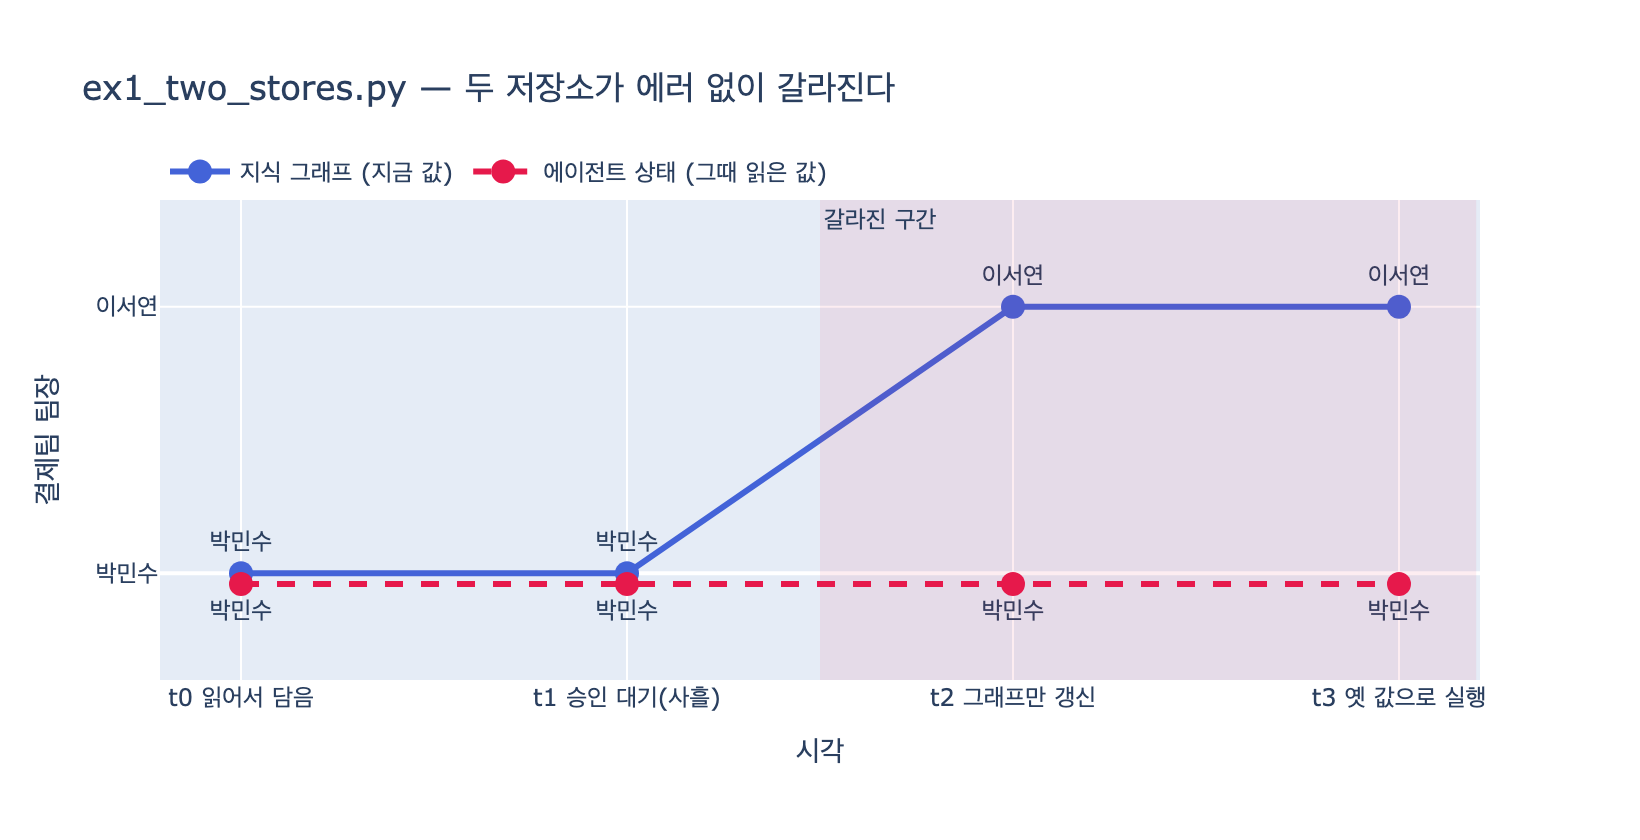

The Python source for this figure:
# %% [markdown]
# # `ex1_two_stores.py`의 사고 — t0 → t1 → t2 → t3
#
# 29장 29.1절 「따로 두면 갈라진다」.
# 같은 사실(결제팀 팀장)이 **지식 그래프**와 **에이전트 상태** 두 곳에 있고,
# 한쪽만 바뀌면서 에러 없이 갈라지는 과정을 단계별로 재현한다.
#
# | 시각 | 사건 | 그래프 | 상태 |
# |---|---|---|---|
# | $t_0$ | 팀장을 읽어 상태에 담음 | 박민수 | 박민수 |
# | $t_1$ | 사흘간 승인 대기 | 박민수 | 박민수 |
# | $t_2$ | 지식 그래프만 갱신 | **이서연** | 박민수 |
# | $t_3$ | 재개, 옛 값으로 실행 | 이서연 | **박민수** ← 사고 |

# %%
# 필요 패키지: kuzu, plotly, kaleido
import shutil
import tempfile

import kuzu


def _show(fig):
    try:
        from IPython import get_ipython
        if get_ipython() is not None:  # VSCode 셀/Jupyter에서만 렌더링
            fig.show()
    except ImportError:
        pass


# %% [markdown]
# ## 등장인물 둘: 지식 그래프와 에이전트 상태
#
# - `AgentState`: 실행이 들고 다니는 스냅숏(19장). 「그때 읽은 값」을 보존하는 게 본분.
# - Kùzu 그래프: 「지금 값」을 반영하는 게 본분.

# %%
class AgentState:
    """에이전트 실행 상태 — 지금까지 알아낸 것을 들고 다닌다."""

    def __init__(self):
        self.facts = {}

    def remember(self, k, v):
        self.facts[k] = v

    def get(self, k):
        return self.facts.get(k)


def build_kg(path):
    db = kuzu.Database(path)
    c = kuzu.Connection(db)
    c.execute("CREATE NODE TABLE N(name STRING, PRIMARY KEY(name))")
    c.execute("CREATE REL TABLE R(FROM N TO N, kind STRING)")
    for n in ("박민수", "이서연", "결제팀"):
        c.execute("CREATE (:N {name:$n})", {"n": n})
    c.execute("MATCH (a:N {name:'박민수'}),(b:N {name:'결제팀'}) "
              "CREATE (a)-[:R {kind:'이끔'}]->(b)")
    return c


def kg_leader(c):
    r = c.execute("MATCH (p:N)-[:R {kind:'이끔'}]->(:N {name:'결제팀'}) "
                  "RETURN p.name")
    return r.get_next()[0] if r.has_next() else None


tmp = tempfile.mkdtemp()
kg = build_kg(tmp + "/db")
st = AgentState()
timeline = []  # (시각, 그래프 값, 상태 값) 기록 — 시각화용

# %% [markdown]
# ## [t0] 지식 그래프에서 팀장을 읽어 상태에 담는다
#
# 이 시점엔 두 저장소가 일치한다. 상태에 담는 건 게으름이 아니라 **의도적 스냅숏**이다.

# %%
st.remember("팀장", kg_leader(kg))
timeline.append(("t0\n읽어서 담음", kg_leader(kg), st.get("팀장")))
print(f"[t0] 그래프: {kg_leader(kg)} / 상태: {st.get('팀장')}")
# 출력: [t0] 그래프: 박민수 / 상태: 박민수

# %% [markdown]
# ## [t1] 사람 승인을 기다린다 — 사흘
#
# 상태는 체크포인트에 저장돼 사흘 뒤에도 그대로 살아 있다(21장).
# 이 「오래 멈춰 있는 시간」이 사고의 창이다. 아무것도 안 바뀌었지만, 바뀔 수 있는 시간이 흐른다.

# %%
timeline.append(("t1\n승인 대기(사흘)", kg_leader(kg), st.get("팀장")))
print(f"[t1] 그래프: {kg_leader(kg)} / 상태: {st.get('팀장')}  (아직 일치)")
# 출력: [t1] 그래프: 박민수 / 상태: 박민수  (아직 일치)

# %% [markdown]
# ## [t2] 다른 경로로 팀장이 바뀐다 — 지식 그래프만 갱신
#
# 인사 이동. 그래프를 고친 쪽은 잠들어 있는 실행의 존재를 모르고,
# 잠든 상태는 바깥 변화를 알 길이 없다. **에러는 나지 않는다.**

# %%
kg.execute("MATCH (a:N {name:'박민수'})-[e:R {kind:'이끔'}]->"
           "(:N {name:'결제팀'}) DELETE e")
kg.execute("MATCH (a:N {name:'이서연'}),(b:N {name:'결제팀'}) "
           "CREATE (a)-[:R {kind:'이끔'}]->(b)")
timeline.append(("t2\n그래프만 갱신", kg_leader(kg), st.get("팀장")))
print(f"[t2] 그래프: {kg_leader(kg)} / 상태: {st.get('팀장')}  ← 갈라졌다")
# 출력: [t2] 그래프: 이서연 / 상태: 박민수  ← 갈라졌다

# %% [markdown]
# ## [t3] 승인이 나서 재개 — 상태의 옛 값으로 실행
#
# 보고서를 «박민수»에게 보냈는데 지금 팀장은 «이서연».
# 둘 다 자기 일을 제대로 했는데 결과가 틀렸다.

# %%
timeline.append(("t3\n옛 값으로 실행", kg_leader(kg), st.get("팀장")))
print(f"[t3] → 보고서를 «{st.get('팀장')}» 에게 보냈다.")
print(f"     → 그런데 지금 팀장은 «{kg_leader(kg)}» 다.")
# 출력: [t3] → 보고서를 «박민수» 에게 보냈다.
#      → 그런데 지금 팀장은 «이서연» 다.

# %% [markdown]
# ## 선택지 2의 미리보기 — 「읽은 시각」을 담고 쓰기 직전에 재확인
#
# 사고를 막는 실무 절충: 스냅숏에 읽은 시각을 붙여 두고,
# 쓰기 직전에 같은 질의를 다시 던져 달라졌으면 멈춘다(ex2의 `Reads`+`as_of` 엣지와 같은 발상).

# %%
snapshot = {"값": st.get("팀장"), "읽은시각": "t0"}
now = kg_leader(kg)
if snapshot["값"] != now:
    print(f"멈춤 — {snapshot['읽은시각']}에 읽은 «{snapshot['값']}» 이 "
          f"지금은 «{now}». 다시 확인 필요.")
else:
    print("진행해도 된다.")
# 출력: 멈춤 — t0에 읽은 «박민수» 이 지금은 «이서연». 다시 확인 필요.

# %% [markdown]
# ## 시각화 — 두 저장소가 갈라지는 순간

# %%
import plotly.graph_objects as go

x = [t for t, _, _ in timeline]
kg_vals = [g for _, g, _ in timeline]
st_vals = [s for _, _, s in timeline]
ymap = {"박민수": 0, "이서연": 1}

fig = go.Figure()
fig.add_trace(go.Scatter(
    x=x, y=[ymap[v] for v in kg_vals], mode="lines+markers+text",
    name="지식 그래프 (지금 값)", text=kg_vals, textposition="top center",
    line=dict(color="#4363d8", width=3), marker=dict(size=12)))
fig.add_trace(go.Scatter(
    x=x, y=[ymap[v] - 0.04 for v in st_vals], mode="lines+markers+text",
    name="에이전트 상태 (그때 읽은 값)", text=st_vals,
    textposition="bottom center",
    line=dict(color="#e6194b", width=3, dash="dash"), marker=dict(size=12)))
fig.add_vrect(x0=1.5, x1=3.2, fillcolor="#e6194b", opacity=0.08, line_width=0,
              annotation_text="갈라진 구간", annotation_position="top left")
fig.update_layout(
    title="ex1_two_stores.py — 두 저장소가 에러 없이 갈라진다",
    yaxis=dict(tickvals=[0, 1], ticktext=["박민수", "이서연"],
               title="결제팀 팀장", range=[-0.4, 1.4]),
    xaxis=dict(title="시각"), width=820, height=420,
    legend=dict(orientation="h", y=1.12))
_show(fig)

import os
fig.write_image(os.path.join(os.path.dirname(os.path.abspath(__file__))
                             if "__file__" in dir() else ".", "expy.png"),
                scale=2)
print("expy.png 저장 완료")
# 출력: expy.png 저장 완료

# %%
shutil.rmtree(tmp, ignore_errors=True)

# %% [markdown]
# ## 정리
#
# - **t0** 읽어서 상태에 담음(스냅숏) → **t1** 사흘 승인 대기 → **t2** 지식 그래프만 갱신(갈라짐) → **t3** 재개해 옛 값으로 실행(사고).
# - 상태는 「그때 값」, 그래프는 「지금 값」— 둘 다 옳은데 결과가 틀렸다. 같은 사실이 두 곳에 있는 한 언제나 갈라질 수 있다.
# - 대책: ② 읽은 시각을 담고 쓰기 직전 재확인(절충), ③ 한 백본에 두고 링크만 그래프에(29장의 주제).
